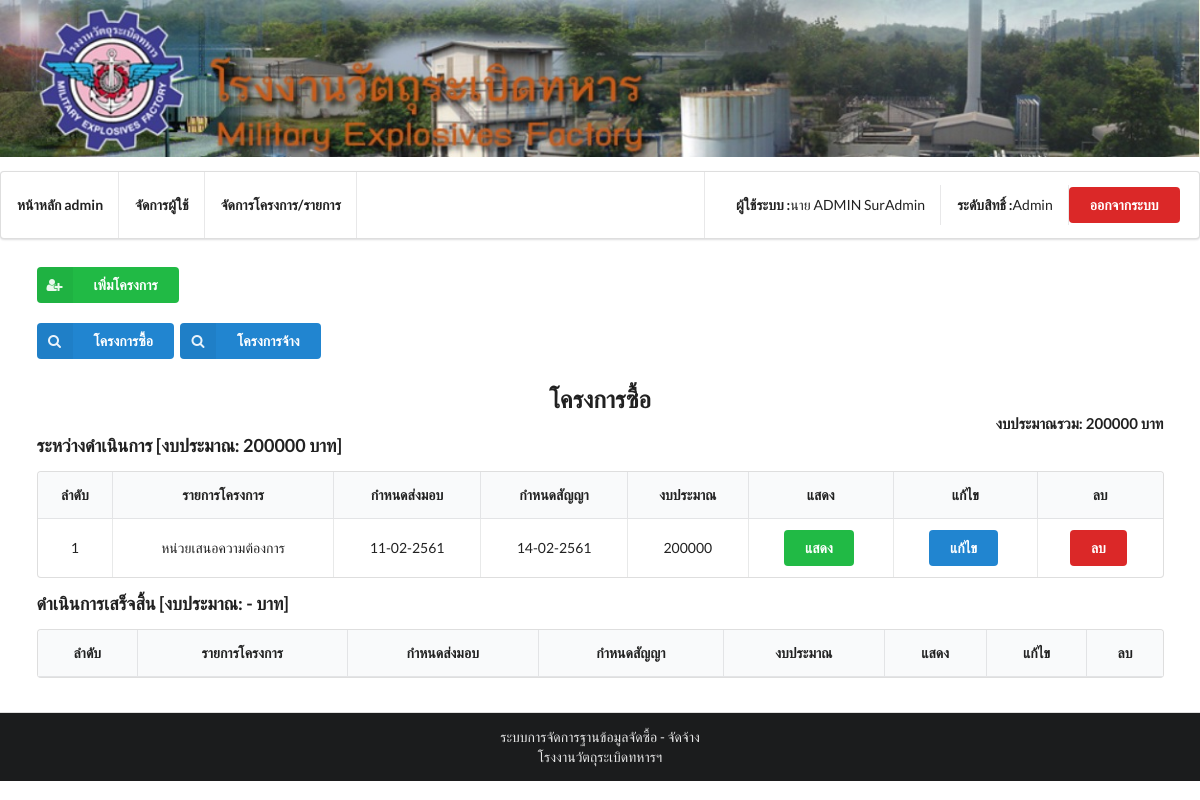
Screenshot of /projectmanage.php (signed in) with the database file from the repository.
### tables this page shows
CREATE TABLE `project` (
  `project_id` int(11) NOT NULL,
  `projectName` varchar(200) NOT NULL,
  `bookNo` varchar(200) DEFAULT NULL,
  `projectAt` date DEFAULT NULL,
  `projecttype_id` int(11) DEFAULT NULL,
  `projectBudget` float DEFAULT NULL,
  `budgetCheck` date DEFAULT NULL,
  `principleApprove` date DEFAULT NULL,
  `processApprove` date DEFAULT NULL,
  `tntCheck` date DEFAULT NULL,
  `orderNo` varchar(200) DEFAULT NULL,
  `orderAt` date DEFAULT NULL,
  `orderDelivery` int(11) DEFAULT NULL,
  `orderDeadline` date DEFAULT NULL,
  `promiseNo` varchar(200) DEFAULT NULL,
  `promiseAt` date DEFAULT NULL,
  `promiseDelivery` int(11) DEFAULT NULL,
  `promiseDeadline` date DEFAULT NULL,
  `budgetBinding` date DEFAULT NULL,
  `checked` date DEFAULT NULL,
  `withdraw` date DEFAULT NULL,
  `projectStatus` int(11) DEFAULT NULL
);

### projectmanage.php (the view, shortened to what this page needs)
<!DOCTYPE html>
<html lang="en">
<head>
    <?php include_once 'inc.php' ?>
    <?php
        $p = 1;
        function getSum($conn, $p, $proStatus) {
            $sqlsum = " SELECT SUM(projectbudget) as budget
                        FROM project
                        WHERE projecttype_id = '{$p}' && projectStatus = '{$proStatus}' ";
            $projectbudget = $conn->query($sqlsum);
            if ($projectbudget->num_rows > 0) {
                while($row = $projectbudget->fetch_assoc()) {
                    $budget = $row['budget'];
                    return $budget;
                }
            }
        }
        function getSumAll($conn, $p) {
            $sqlsum = "SELECT SUM(projectbudget) as budget FROM project WHERE projecttype_id = '{$p}' ";
            $projectbudget = $conn->query($sqlsum);
            if ($projectbudget->num_rows > 0) {
                while($row = $projectbudget->fetch_assoc()) {
                    $budget = $row['budget'];
                    return $budget;
                }
            }
        }
        function condateFormate($x) {
            $date1 = DateTime::createFromFormat('Y-m-d', $x);
            $date1->modify('+543 year');
            return $date1->format('d-m-Y');
        }
        function formatBudget($x) {
            if($x == 0 || strlen($x) == 0) {
                return '-';
            }
            return $x;
        }
    ?>
</head>
<body>
    <div class="pusher">
        <?php
            include_once "./layout/header.php";
        ?>
        <div class="ui vertical stripe segment">
            <div class="ui container">
                <div>
                    <a href="./project_add.php" class="ui labeled icon button green">
                        <i class="right add user icon"></i>
                        เพิ่มโครงการ
                    </a>
                </div>
                <br>
                <div>
                    <a href="./projectmanage.php?u=1" class="ui labeled icon button blue">
                        <i class="right search icon"></i>
                        โครงการซื้อ
                    </a>
                    <a href="./projectmanage.php?u=2" class="ui labeled icon button blue">
                        <i class="right search icon"></i>
                        โครงการจ้าง
                    </a>
                    <div align="center">
                    <p>
                        <h2>
                            <?php
                                if($p == 1) {
                                    echo "โครงการซื้อ";
                                } else {
                                    echo "โครงการจ้าง";
                                }
                            ?>
                        </h2>
                    </div>
                    <div align="right">
                        <h4>งบประมาณรวม: <?php echo getSumAll($conn, $p); ?> บาท</h4>
                    </div>
                    <div>
                        <h3>ระหว่างดำเนินการ [งบประมาณ: <?php echo formatBudget(getSum($conn, $p, 1)); ?> บาท]</h3>
                    </div>
                    <table class="ui sixty column celled table">
                        <thead>
                            <tr>
                                <th> <div align="center"> ลำดับ</th>
                                <th colspan='4'> <div align="center"> รายการโครงการ </div> </th>
                                <th colspan='2'> <div align="center"> กำหนดส่งมอบ </div> </th>
                                <th colspan='2'> <div align="center"> กำหนดสัญญา </div> </th>
                                <th colspan='2'> <div align="center"> งบประมาณ </div> </th>
                                <th colspan='2'> <div align="center"> แสดง </div> </th>
                                <th colspan='2'> <div align="center"> แก้ไข </div> </th>
                                <th colspan='2'> <div align="center"> ลบ </div> </th>
                            </tr>
                        </thead>
                        <tbody>
                            <?php
                                $sql = "SELECT  project_id, projectName, orderDeadline, promiseDeadline, projectbudget
                                        FROM    project
                                        WHERE   projecttype_id = '{$p}' && projectStatus = '1'";
                                $result = $conn->query($sql);
                                if ($result->num_rows > 0) {
                                    $i = 1;
                                    while($row = $result->fetch_assoc()) {
                                        echo "<tr>";
                                        echo "<td> <div align='center'> {$i} </td>";
                                        echo "<td colspan='4'> <div align='center'> {$row['projectName']} </div> </td>";
                                        echo "<td colspan='2'> <div align='center'>" . condateFormate($row['orderDeadline']) . "</div> </td>";
                                        echo "<td colspan='2'> <div align='center'>" . condateFormate($row['promiseDeadline']) . " </div> </td>";
                                        echo "<td colspan='2'> <div align='center'>" . formatBudget($row['projectbudget']) . "</div> </td>";
                                        echo "<td colspan='2'> <div align='center'> <a class='ui button positive' href='project_show.php?pid={$row['project_id']}'>แสดง</a> </div> </td>";
                                        echo "<td colspan='2'> <div align='center'> <a class='ui button blue' href='project_edit.php?pid={$row['project_id']}'>แก้ไข</a> </div> </td>";
                                        echo "<td colspan='2'> <div align='center'> <a class='ui button negative' href='project_del.php?pid={$row['project_id']}'>ลบ</a> </div> </td>";
                                        echo "</tr>";
                                        $i++;
                                    }
                                }
                            ?>
                        </tbody>
                    </table>
                    <div>
                        <h3>ดำเนินการเสร็จสิ้น [งบประมาณ: <?php echo formatBudget(getSum($conn, $p, 2)); ?> บาท]</h3>
                    </div>
                    <table class="ui sixty column celled table">
                        <thead>
                            <tr>
                                <th> <div align="center"> ลำดับ</th>
                                <th colspan='4'> <div align="center"> รายการโครงการ </div> </th>
                                <th colspan='2'> <div align="center"> กำหนดส่งมอบ </div> </th>
                                <th colspan='2'> <div align="center"> กำหนดสัญญา </div> </th>
                                <th colspan='2'> <div align="center"> งบประมาณ </div> </th>
                                <th colspan='2'> <div align="center"> แสดง </div> </th>
                                <th colspan='2'> <div align="center"> แก้ไข </div> </th>
                                <th colspan='2'> <div align="center"> ลบ </div> </th>
                            </tr>
                        </thead>
                   </table>
                </div>
                <br>
            </div>
        </div>
        <?php
            include_once "./layout/foot.php";
        ?>
    </div>
</body>
</html>

### rows the page displays
project: projectName "หน่วยเสนอความต้องการ", orderDeadline "11-02-2561", promiseDeadline "14-02-2561", projectBudget "200000"

### other values shown
$_SESSION['titlename'] "นาย"
$_SESSION['user_name'] "ADMIN"
$_SESSION['user_surname'] "SurAdmin"
$_SESSION['permission_title'] "Admin"
getSumAll($conn, $p) "200000"
formatBudget(getSum($conn, $p, 1)) "200000"
formatBudget(getSum($conn, $p, 2)) "-"
